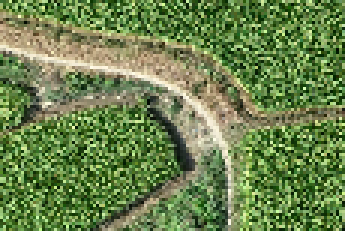
#> input picture show/image_smallest.tif, 115 x 77 px (shown 3 times larger)
$ python rgb.py
#> lines starting #> are read from the running program, lines starting #| are printed output that depends on the picture
'''对比rgb图层'''
import matplotlib.pyplot as plt
from matplotlib.image import imread


def rgb(image_name):
    '''对比rgb图层'''
#> called with image_name = 'image_smallest.tif'
    # read as a ndarray
    image = imread(image_name)
#> image is the input picture: shape (77, 115, 3); mean R, G, B 106.7, 130.9, 76.7
    # 作图
    fig = plt.figure('show rgb', figsize=(20, 10))
    axs = fig.subplots(2, 2)
    axs = axs.flatten()
    title = ['origin', 'r', 'g', 'b']
    for i in range(4):
        if i == 0:
            axs[i].imshow(image)
        else:
            axs[i].imshow(image[:, :, i - 1], cmap='gray')
        axs[i].axis('off')
        axs[i].set_title(title[i])
    fig.tight_layout()
    plt.show()
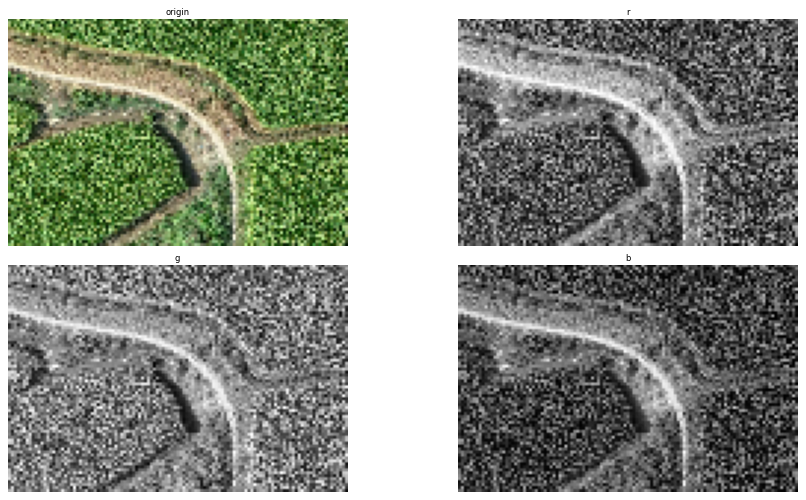
#> figure drawn by matplotlib, 4 panels


if __name__ == '__main__':
    image_name = 'image_smallest.tif'
    rgb(image_name)

$ run again, with show/image.tif copied over show/image_smallest.tif
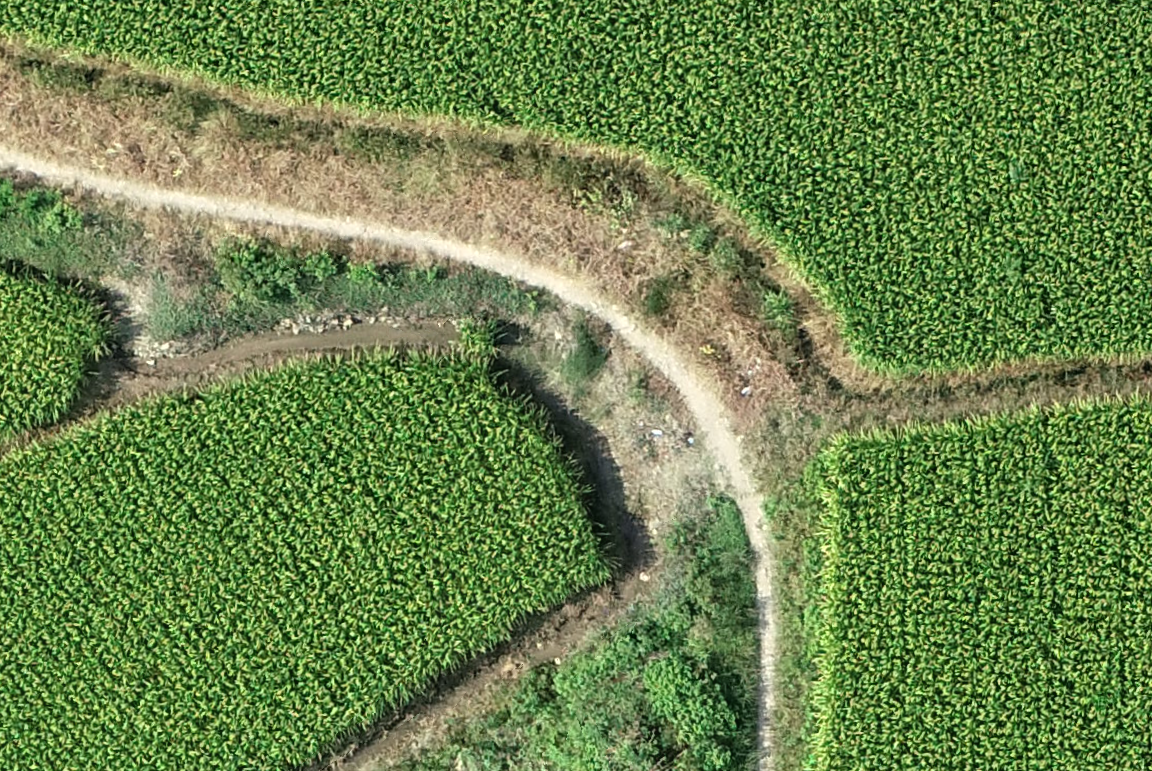
#> input picture show/image.tif, 1152 x 771 px
#> in rgb, image is the input picture: shape (771, 1152, 3); mean R, G, B 106.6, 130.9, 76.7
#> in rgb, `plt.show()`:
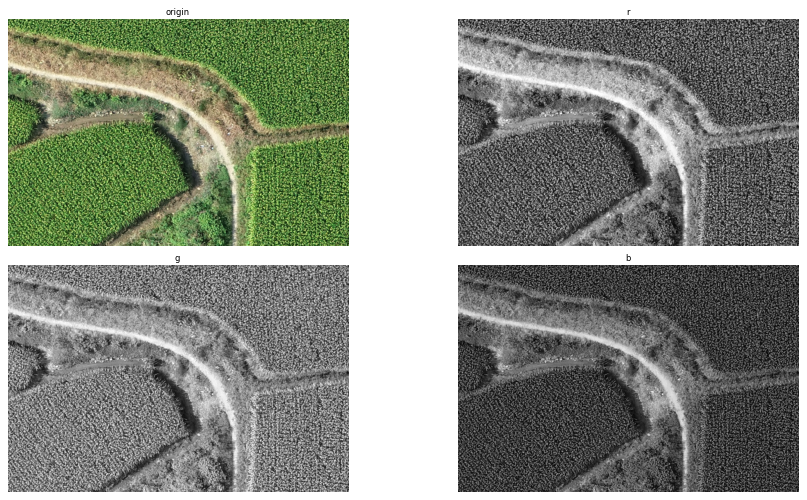
#> figure drawn by matplotlib, 4 panels
